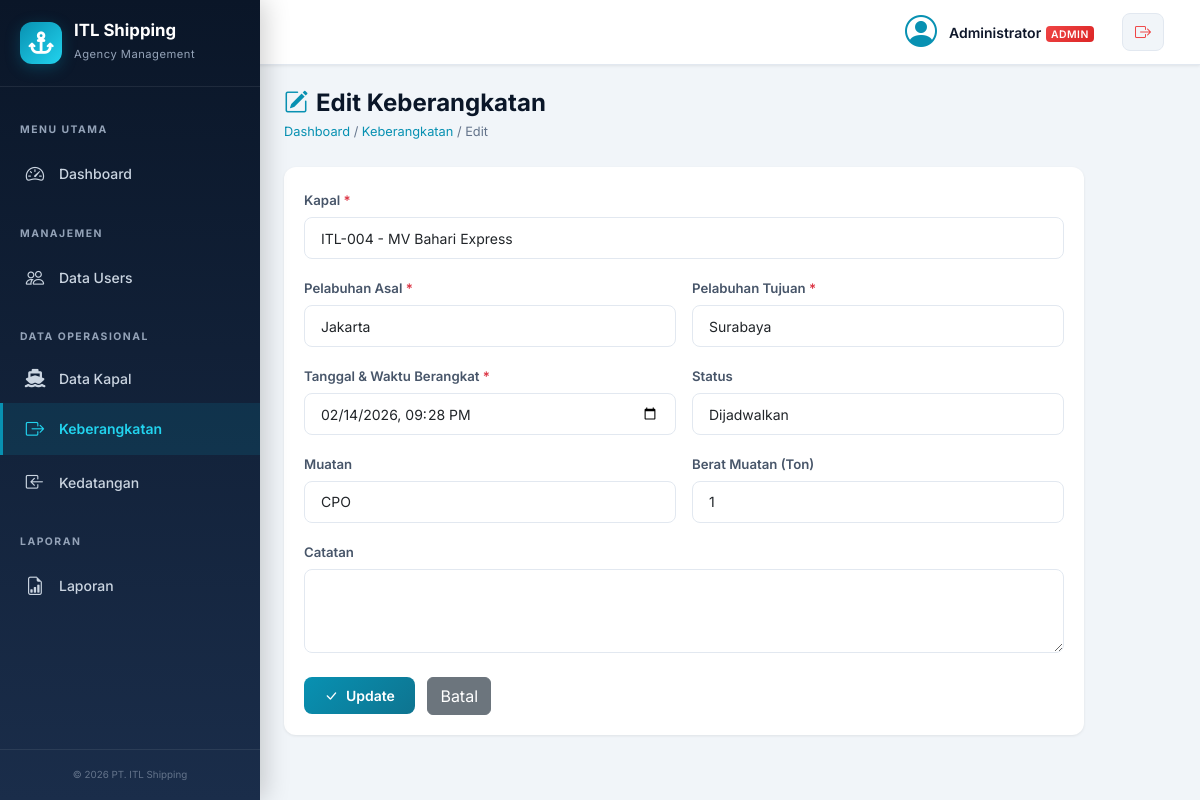
Page /keberangkatan/edit.php?id=1 (signed in) on the committed database.
### tables this page shows
CREATE TABLE `keberangkatan` (
  `id` int(11) NOT NULL,
  `id_kapal` int(11) NOT NULL,
  `pelabuhan_asal` varchar(100) NOT NULL,
  `pelabuhan_tujuan` varchar(100) NOT NULL,
  `tanggal_berangkat` datetime NOT NULL,
  `muatan` varchar(100) DEFAULT NULL,
  `berat_muatan` int(11) DEFAULT 0,
  `status` enum('dijadwalkan','berlayar','selesai','batal') NOT NULL DEFAULT 'dijadwalkan',
  `catatan` text DEFAULT NULL,
  `created_by` int(11) DEFAULT NULL,
  `created_at` datetime NOT NULL DEFAULT current_timestamp(),
  `updated_at` datetime NOT NULL DEFAULT current_timestamp() ON UPDATE current_timestamp()
);

CREATE TABLE `kapal` (
  `id` int(11) NOT NULL,
  `nama_kapal` varchar(100) NOT NULL,
  `kode_kapal` varchar(30) NOT NULL,
  `jenis_kapal` varchar(50) DEFAULT NULL,
  `bendera` varchar(50) DEFAULT NULL,
  `kapasitas_ton` int(11) DEFAULT 0,
  `pemilik` varchar(100) DEFAULT NULL,
  `keterangan` text DEFAULT NULL,
  `status` enum('aktif','nonaktif') NOT NULL DEFAULT 'aktif',
  `created_at` datetime NOT NULL DEFAULT current_timestamp(),
  `updated_at` datetime NOT NULL DEFAULT current_timestamp() ON UPDATE current_timestamp()
);

### keberangkatan/edit.php (the view, shortened to what this page needs)
<?php
require_once __DIR__ . '/../config/database.php';
$id = (int)($_GET['id'] ?? 0);
$stmt = $pdo->prepare("SELECT * FROM keberangkatan WHERE id = ?");
$stmt->execute([$id]);
$data = $stmt->fetch();
$kapal_list = $pdo->query("SELECT id, nama_kapal, kode_kapal FROM kapal WHERE status='aktif' ORDER BY nama_kapal")->fetchAll();
require_once __DIR__ . '/../includes/header.php';
require_once __DIR__ . '/../includes/sidebar.php';
?>
<div class="page-header">
    <div>
        <h2><i class="bi bi-pencil-square"></i> Edit Keberangkatan</h2>
        <span class="breadcrumb-custom"><a href="/app_shipping/index.php">Dashboard</a> / <a href="/app_shipping/keberangkatan/index.php">Keberangkatan</a> / Edit</span>
    </div>
</div>
<div class="card-custom" style="max-width: 800px;">
    <div class="card-body-custom">
        <form method="POST" action="">
            <div class="row g-3">
                <div class="col-md-12">
                    <label class="form-label-custom">Kapal <span class="text-danger">*</span></label>
                    <select name="id_kapal" class="form-select form-select-custom" required>
                        <?php foreach ($kapal_list as $kp): ?>
                        <option value="<?= $kp['id'] ?>" <?= $data['id_kapal'] == $kp['id'] ? 'selected' : '' ?>>
                            <?= htmlspecialchars($kp['kode_kapal'] . ' - ' . $kp['nama_kapal']) ?>
                        </option>
                        <?php endforeach; ?>
                    </select>
                </div>
                <div class="col-md-6">
                    <label class="form-label-custom">Pelabuhan Asal <span class="text-danger">*</span></label>
                    <input type="text" name="pelabuhan_asal" class="form-control form-control-custom" required value="<?= htmlspecialchars($data['pelabuhan_asal']) ?>">
                </div>
                <div class="col-md-6">
                    <label class="form-label-custom">Pelabuhan Tujuan <span class="text-danger">*</span></label>
                    <input type="text" name="pelabuhan_tujuan" class="form-control form-control-custom" required value="<?= htmlspecialchars($data['pelabuhan_tujuan']) ?>">
                </div>
                <div class="col-md-6">
                    <label class="form-label-custom">Tanggal & Waktu Berangkat <span class="text-danger">*</span></label>
                    <input type="datetime-local" name="tanggal_berangkat" class="form-control form-control-custom" required value="<?= date('Y-m-d\TH:i', strtotime($data['tanggal_berangkat'])) ?>">
                </div>
                <div class="col-md-6">
                    <label class="form-label-custom">Status</label>
                    <select name="status" class="form-select form-select-custom" required>
                        <option value="dijadwalkan" <?= $data['status'] === 'dijadwalkan' ? 'selected' : '' ?>>Dijadwalkan</option>
                    </select>
                </div>
                <div class="col-md-6">
                    <label class="form-label-custom">Muatan</label>
                    <input type="text" name="muatan" class="form-control form-control-custom" value="<?= htmlspecialchars($data['muatan'] ?? '') ?>">
                </div>
                <div class="col-md-6">
                    <label class="form-label-custom">Berat Muatan (Ton)</label>
                    <input type="number" name="berat_muatan" class="form-control form-control-custom" value="<?= $data['berat_muatan'] ?>" min="0">
                </div>
                <div class="col-12">
                    <label class="form-label-custom">Catatan</label>
                    <textarea name="catatan" class="form-control form-control-custom" rows="3"><?= htmlspecialchars($data['catatan'] ?? '') ?></textarea>
                </div>
            </div>
            <div class="mt-4">
                <button type="submit" class="btn btn-primary-custom"><i class="bi bi-check-lg"></i> Update</button>
                <a href="/app_shipping/keberangkatan/index.php" class="btn btn-secondary ms-2">Batal</a>
            </div>
        </form>
    </div>
</div>
<?php require_once __DIR__ . '/../includes/footer.php'; ?>

### assets/css/style.css (style rules this page uses)
:root { --primary: #0a1628; --primary-light: #1a2d4a; --secondary: #0891b2; --secondary-light: #22d3ee; --accent: #f59e0b; --accent-light: #fbbf24; --success: #10b981; --danger: #ef4444; --warning: #f59e0b; --info: #3b82f6; --dark: #0f172a; --gray-100: #f1f5f9; --gray-200: #e2e8f0; --gray-300: #cbd5e1; --gray-400: #94a3b8; --gray-500: #64748b; --gray-600: #475569; --white: #ffffff; --sidebar-width: 260px; --navbar-height: 65px; --border-radius: 12px; --shadow-sm: 0 1px 3px rgba(0,0,0,0.08); --shadow-md: 0 4px 20px rgba(0,0,0,0.1); --shadow-lg: 0 10px 40px rgba(0,0,0,0.15); --transition: all 0.3s cubic-bezier(0.4, 0, 0.2, 1); }
* { margin: 0; padding: 0; box-sizing: border-box; }
body { font-family: 'Inter', -apple-system, BlinkMacSystemFont, sans-serif; background: var(--gray-100); color: var(--dark); line-height: 1.6; overflow-x: hidden; }
a { text-decoration: none; }
.page-header { display: flex; align-items: center; justify-content: space-between; flex-wrap: wrap; gap: 1rem; margin-bottom: 1.5rem; }
.page-header h2 { font-size: 1.5rem; font-weight: 700; color: var(--primary); margin: 0; display: flex; align-items: center; gap: 0.5rem; }
.page-header h2 i { color: var(--secondary); }
.breadcrumb-custom { font-size: 0.8rem; color: var(--gray-500); }
.breadcrumb-custom a { color: var(--secondary); }
.card-custom { background: #fff; border: none; border-radius: var(--border-radius); box-shadow: var(--shadow-sm); transition: var(--transition); overflow: hidden; }
.card-body-custom { padding: 1.25rem; }
.btn-primary-custom { background: linear-gradient(135deg, var(--secondary), #0e7490); border: none; color: #fff; font-weight: 600; padding: 0.5rem 1.25rem; border-radius: 8px; font-size: 0.875rem; transition: var(--transition); display: inline-flex; align-items: center; gap: 0.5rem; }
.form-control-custom, .form-select-custom { border: 1.5px solid var(--gray-200); border-radius: 8px; padding: 0.6rem 1rem; font-size: 0.875rem; transition: var(--transition); background: #fff; }
.form-label-custom { font-weight: 600; font-size: 0.825rem; color: var(--gray-600); margin-bottom: 0.35rem; }

### rows in the picture
keberangkatan: id_kapal "ITL-004 - MV Bahari Express", pelabuhan_asal "Jakarta", pelabuhan_tujuan "Surabaya", tanggal_berangkat "02/14/2026 21:28", status "Dijadwalkan", muatan "CPO", berat_muatan "1"

### other values in the picture
$_SESSION['user_nama'] "Administrator"
$_SESSION['user_level'] "ADMIN"
